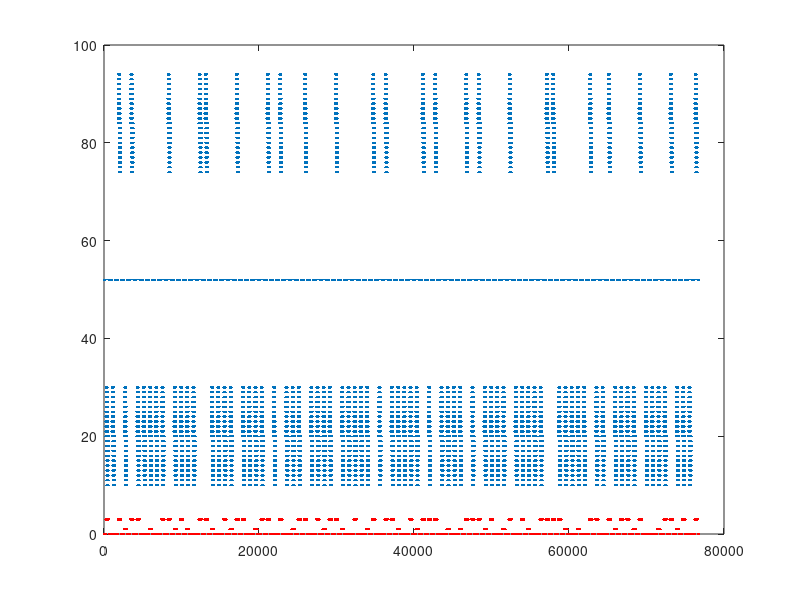

The MATLAB script that drew this image:
% makeFunctionTwoStripegs4rand.m
% 1/9/2012, modified from
% makeFunctionMultiStripegs4rand.m
% 12/4/2012, modified from
% makeFunctionMultiStripegs4.m
% 12/4/2012, modified from
% makeFunctionExpandingOscillatingStripe4.m
% 11/14/2012 modified from
% % makeFunctionExpandingStripe4.m and makeFunctionStripeBlobGrating3.m
% 11/14/2012, modified from
% makeFunctionSpinningStripe4.m
% 10/16/2012, modified from
% makeFunctionStripeBlobGratinggs4.m
% PTW 8/29/2012 hack for gs=4, modified from
% makeFunctionStripeBlobGratinggs3.m

UPDATE_RATE_FPS = 100;
OSC_DURATION_SEC = 4;
BLANK_DURATION_SEC = 4;
OSC_FREQ_HZ = .5;

step_size = 1/UPDATE_RATE_FPS;
tBlank = 0:step_size:BLANK_DURATION_SEC/2-step_size;
tOsc = 0:step_size:OSC_DURATION_SEC;
%% make oscillating stripe functions
OSC_AMP_FRAMES = 10; % 20 frames (pixels) = 45 degrees

CENTER_POS_OFFSET = 104; % center position is x=1 (or x=105)
MAX_POS_X = 104; % maximum pattern position
MAX_POS_Y = 4;
RIGHT_OSC_OFFSET = 20; % right position is x=21
LEFT_OSC_OFFSET = 84; % 85
BLANK_POS_OFFSET_X = 52; % 53
BLANK_POS_OFFSET_Y = 0; % blank position is y=1
ONE_STRIPE_OFFSET_Y = 0;
TWO_STRIPE_OFFSET_Y = 1;
THREE_STRIPE_OFFSET_Y = 2;
TWO_OPP_STRIPE_OFFSET_Y = 3;

funcBlankx = 0*tBlank+BLANK_POS_OFFSET_X;
funcOscPosDirx = round(OSC_AMP_FRAMES*sin(2*pi*OSC_FREQ_HZ*tOsc) + RIGHT_OSC_OFFSET);
funcOscNegDirx = round(OSC_AMP_FRAMES*sin(2*pi*OSC_FREQ_HZ*tOsc) + LEFT_OSC_OFFSET);
% I think this would be equivalent: funcOscNegDirx = round(-OSC_AMP_FRAMES*sin(2*pi*OSC_FREQ_HZ*tOsc) + RIGHT_OSC_OFFSET);

funcBlanky = 0*tBlank+BLANK_POS_OFFSET_Y;

allFuncy(1,:) = [funcBlanky, tOsc*0 + ONE_STRIPE_OFFSET_Y, funcBlankx(1:end-1)];
allFuncy(2,:) = [funcBlanky, tOsc*0 + TWO_STRIPE_OFFSET_Y, funcBlankx(1:end-1)];
allFuncy(3,:) = [funcBlanky, tOsc*0 + TWO_OPP_STRIPE_OFFSET_Y, funcBlankx(1:end-1)];
allFuncy(4,:) = [funcBlanky, tOsc*0 + TWO_OPP_STRIPE_OFFSET_Y, funcBlankx(1:end-1)];

allFuncx(1,:) = [funcBlankx,funcOscPosDirx, funcBlankx(1:end-1)];
allFuncx(2,:) = [funcBlankx,funcOscPosDirx, funcBlankx(1:end-1)];
allFuncx(3,:) = [funcBlankx,funcOscPosDirx, funcBlankx(1:end-1)];
allFuncx(4,:) = [funcBlankx,funcOscNegDirx, funcBlankx(1:end-1)];

allPerms = perms([1,2,3,4]);
allPerms = allPerms(randperm(size(allPerms,1))',:);
allPerms = reshape(allPerms',1,[]);

funcy = allFuncy(allPerms,:);
funcy = reshape(funcy',1,[]);
funcy = mod(funcy, MAX_POS_Y);

funcx = allFuncx(allPerms,:);
funcx = reshape(funcx',1,[]);
funcx = mod(funcx, MAX_POS_X);
%% save file

thisFullFileName =  mfilename('fullpath');
[thisDirectoryName,thisFileName,thisFileExtension] = fileparts(thisFullFileName);
%thisDirectoryName = 'C:\Users\nebulosa\Documents\panels\Matlab Codes\functions\Peter';
fullOutFileNameX = [thisDirectoryName '\position_function_two_stripe_xgs4rand.mat'];
fullOutFileNameY = [thisDirectoryName '\position_function_two_stripe_ygs4rand.mat'];
func = funcx;
save(fullOutFileNameX, 'func');
func = funcy;
save(fullOutFileNameY, 'func');

%% plot to check
figure
plot(funcx,'.')
hold on
plot(funcy,'.r')